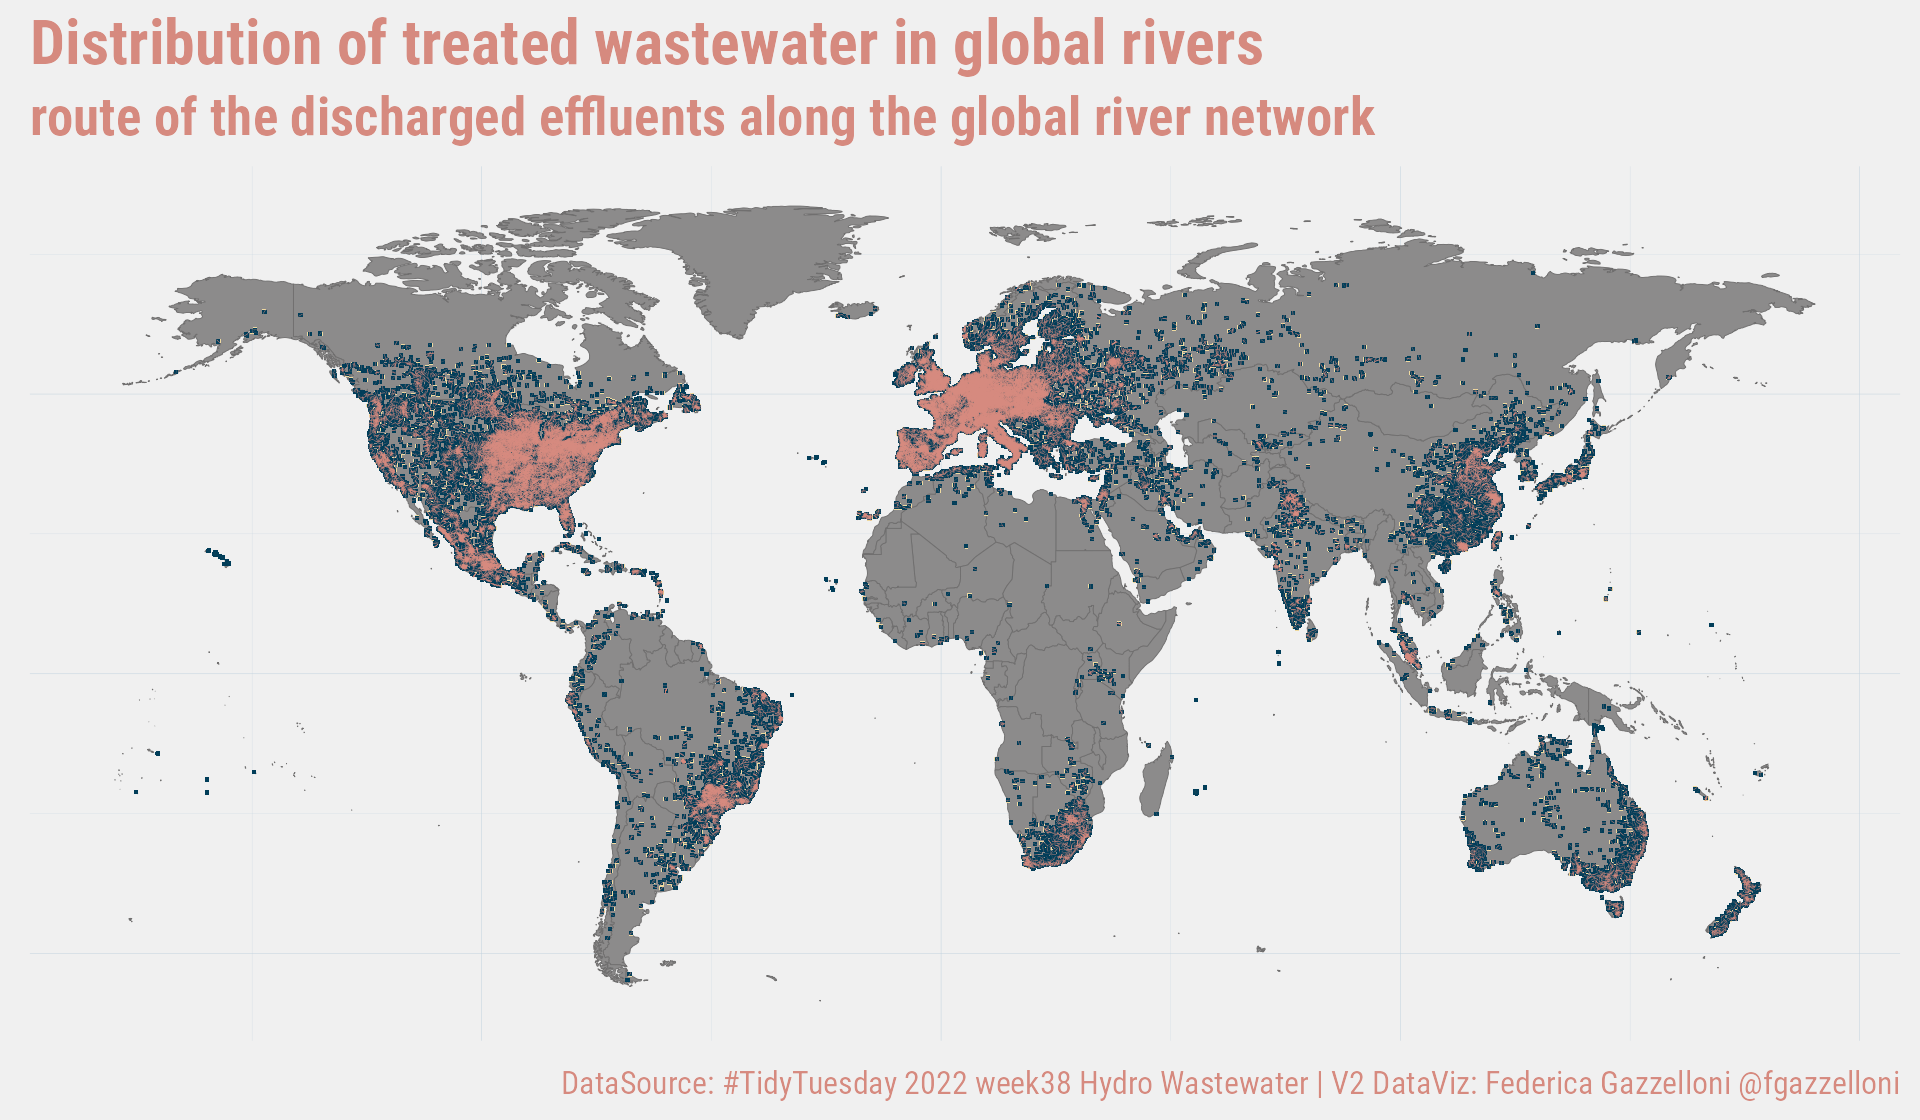

This chart was generated by the following R code:
#TidyTuesday 2022 week38 HydroWaste
setwd("~/Documents/R/R_general_resources/TidyTuesday/data/2022/w38_hydro_wastewater")


library(tidyverse)
HydroWASTE_v10 <- readr::read_csv('https://raw.githubusercontent.com/rfordatascience/tidytuesday/master/data/2022/2022-09-20/HydroWASTE_v10.csv')

##########################################
geo_out%>%
  ggplot(aes(x_o,y_o))+
  geom_point(size=0.05) +
  geom_point(data=geo_wwtp,aes(x_w,y_w),size=0.05,color="red")


HydroWASTE_v10%>%
  janitor::clean_names()%>%
  filter(country=="Australia")%>%
  select(lon_wwtp,lat_wwtp,lon_out,lat_out)%>%
  ggplot()+
  geom_point(aes(lon_wwtp,lat_wwtp),size=0.05) +
  geom_point(aes(lon_out,lat_out),size=0.05,color="red")
##########################################
HydroWASTE_v10%>%
  janitor::clean_names()%>%
  filter(country=="Australia")%>%
  select(lon_wwtp,lat_wwtp,lon_out,lat_out)%>%
  ggplot()+
  geom_polygon(data=world,mapping=aes(long,lat,group=group))+
  geom_point(aes(lon_wwtp,lat_wwtp),size=0.05) +
  geom_point(aes(lon_out,lat_out),size=0.05,color="red")+
  geom_segment(aes(x=lon_wwtp,xend=lon_out,
                   y=lat_wwtp,yend=lat_out),color="green")
##########################################
##########################################
world <- map_data("world") %>%
  filter(!region=="Antarctica")


HydroWASTE_v10%>%
  janitor::clean_names()%>%
  #filter(country=="Australia")%>%
  select(lon_wwtp,lat_wwtp,lon_out,lat_out)%>%
  ggplot()+
  geom_polygon(data=world,
               mapping=aes(long,lat,group=group),
               fill="#8c8b8b",color="#706F6F",size=0.1)+
  geom_point(aes(lon_wwtp,lat_wwtp),shape=".",color="#efdaa0") +
  geom_point(aes(lon_out,lat_out),shape=".",color="#003d59")+
  geom_segment(aes(x=lon_wwtp,xend=lon_out,
                   y=lat_wwtp,yend=lat_out),color="#d68a7f") +
  labs(title="Distribution of treated wastewater in global rivers",
       subtitle="route of the discharged effluents along the global river network",
       caption="DataSource: #TidyTuesday 2022 week38 Hydro Wastewater | V2 DataViz: Federica Gazzelloni @fgazzelloni",
       color="Source of\nwaterwaste")+
  ggthemes::theme_map() +
  theme(plot.title = element_text(size=14,face="bold"),
        plot.subtitle = element_text(size=12,face="bold"),
        text=element_text(family="Roboto Condensed",color="#d68a7f"),
        panel.grid = element_line(color="#bfd0dd",size=0.05),
        plot.background = element_rect(fill="#f0f0f0",color="#f0f0f0"),
        panel.background = element_rect(fill="#f0f0f0",color="#f0f0f0"),
        legend.background = element_blank(),
        legend.position = c(-0.05,0.05),
        legend.key = element_rect(size=4))
  
ggsave("w38_hydro_wastewater_v2.png",
       dpi=320,
       width = 6,
       height = 3.5)


